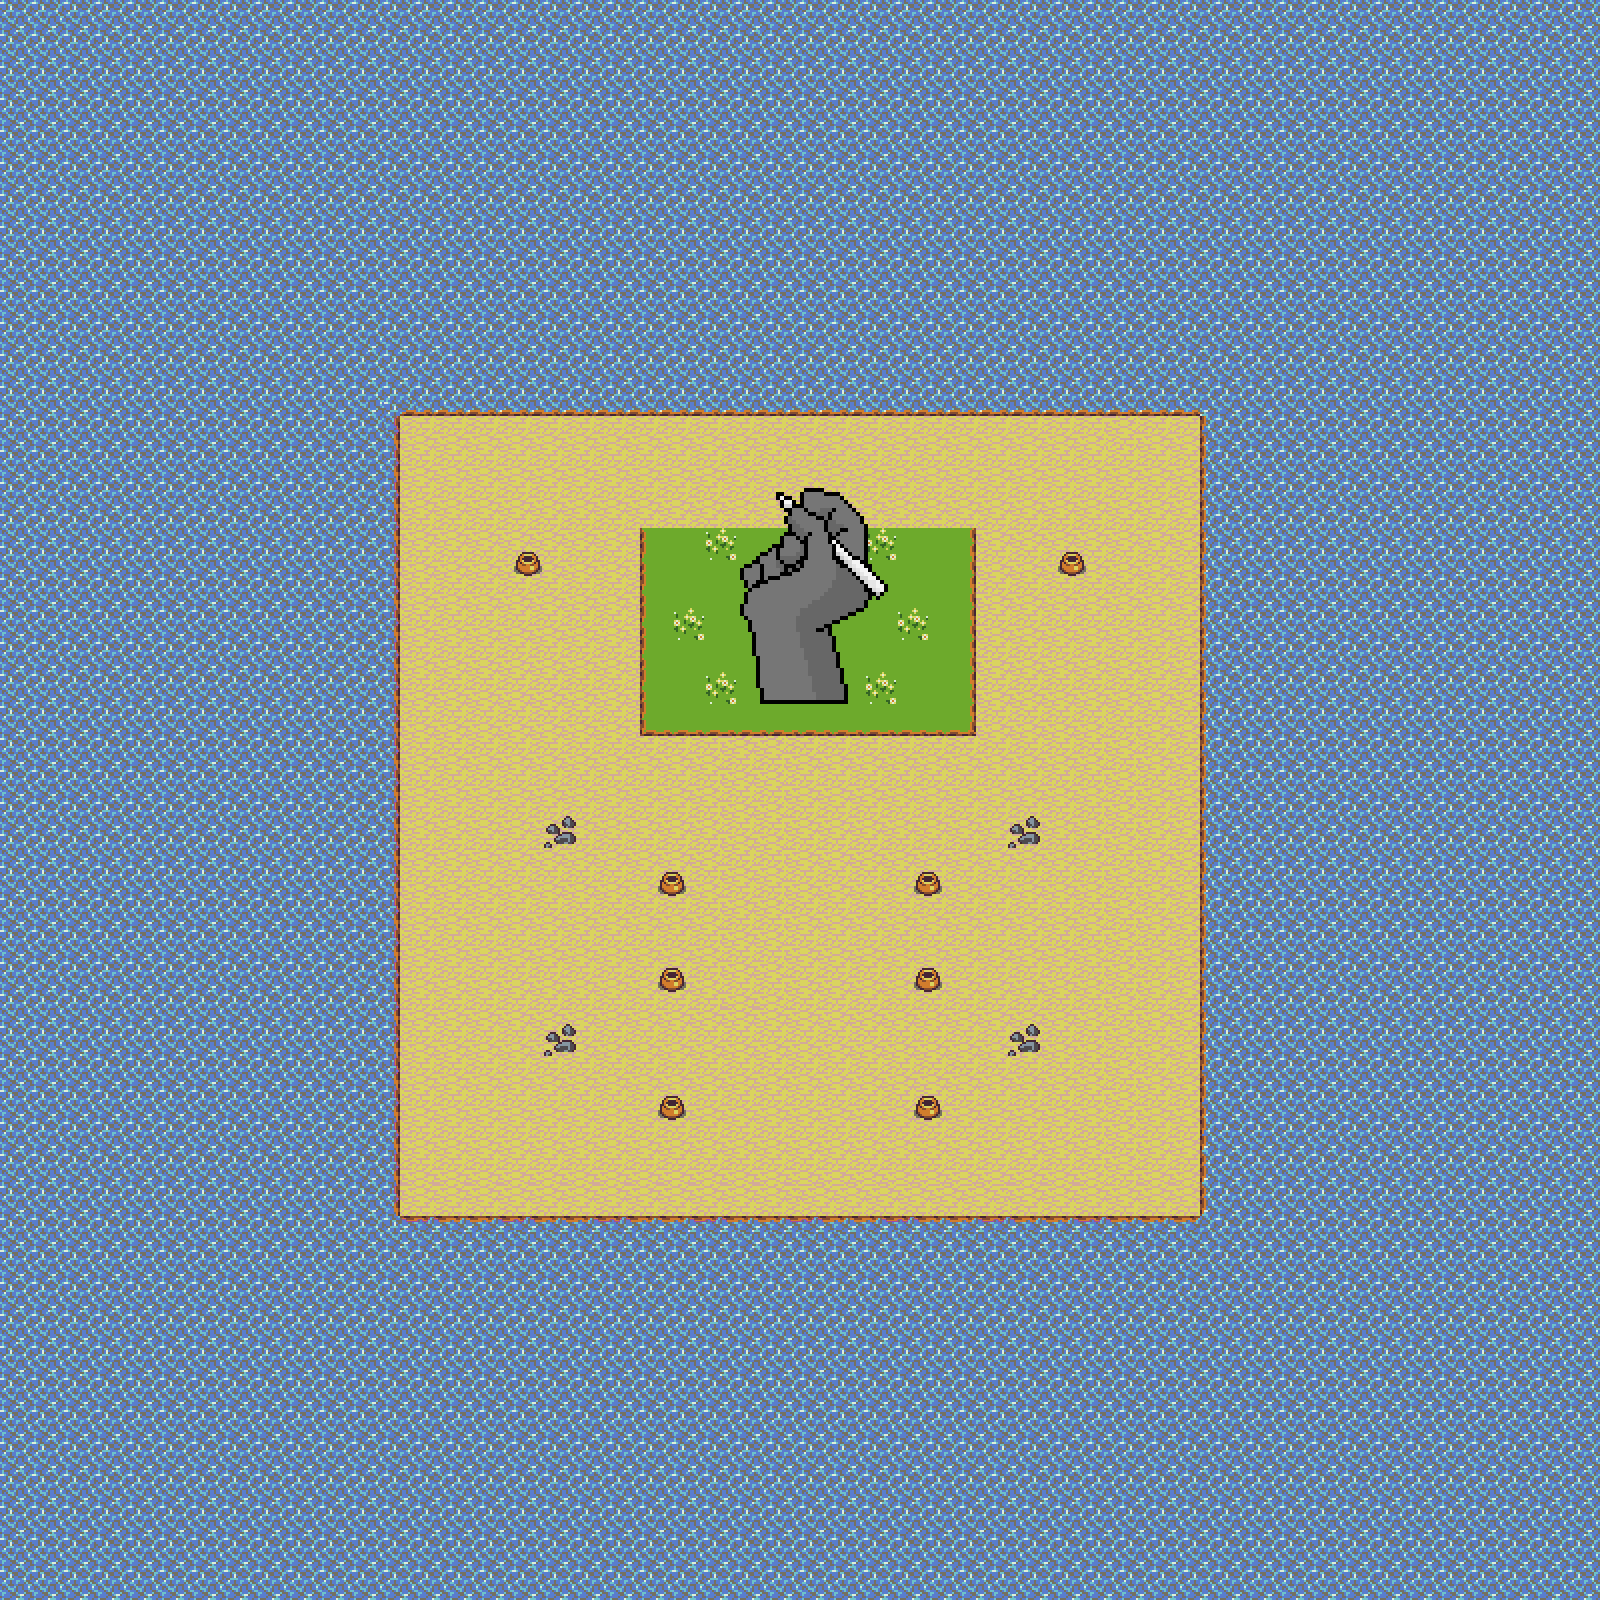

This game map was drawn from its Tiled (.tmx) file and the tilesets committed beside it. A one-line description and the trimmed map source follow:
An orthogonal 100x100 tile map with 16x16 px tiles, 5 tile layers (Terreno, Base mano y colisiones, Agua, Mano superior, ...).

<map version="1.0" orientation="orthogonal" renderorder="right-down" width="100" height="100" tilewidth="16" tileheight="16" nextobjectid="1">
 <tileset firstgid="1" name="SpritesDef" tilewidth="16" tileheight="16" tilecount="1344">
  <image source="resources/SpritesDef.png" width="768" height="448" />
 </tileset>
 <layer name="Terreno" width="100" height="100">
  <data>[10000 cells, 2500 non-empty, 38 distinct tile ids]</data>
 </layer>
 <layer name="Base mano y colisiones" width="100" height="100">
  <data>[10000 cells, 50 non-empty, 24 distinct tile ids]</data>
 </layer>
 <layer name="Agua" width="100" height="100">
  <data>[10000 cells, 7500 non-empty, 4 distinct tile ids]</data>
 </layer>
 <layer name="Mano superior" width="100" height="100">
  <data>[10000 cells, 132 non-empty, 118 distinct tile ids]</data>
 </layer>
 <layer name="Bordes" width="100" height="100">
  <data>[10000 cells, 200 non-empty, 12 distinct tile ids]</data>
 </layer>
</map>
